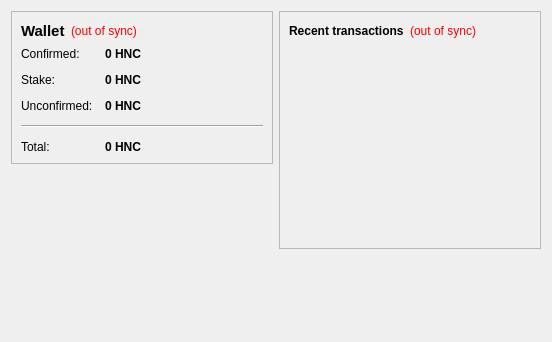
<?xml version="1.0" encoding="UTF-8"?>
<ui version="4.0">
 <class>OverviewPage</class>
 <widget class="QWidget" name="OverviewPage">
  <property name="geometry">
   <rect>
    <x>0</x>
    <y>0</y>
    <width>552</width>
    <height>342</height>
   </rect>
  </property>
  <property name="windowTitle">
   <string>Form</string>
  </property>
  <layout class="QHBoxLayout" name="horizontalLayout" stretch="1,1">
   <item>
    <layout class="QVBoxLayout" name="verticalLayout_2">
     <item>
      <widget class="QFrame" name="frame">
       <property name="frameShape">
        <enum>QFrame::StyledPanel</enum>
       </property>
       <property name="frameShadow">
        <enum>QFrame::Raised</enum>
       </property>
       <layout class="QVBoxLayout" name="verticalLayout_4">
        <item>
         <layout class="QHBoxLayout" name="horizontalLayout_4">
          <item>
           <widget class="QLabel" name="label_5">
            <property name="font">
             <font>
              <pointsize>11</pointsize>
              <weight>75</weight>
              <bold>true</bold>
             </font>
            </property>
            <property name="text">
             <string>Wallet</string>
            </property>
           </widget>
          </item>
          <item>
           <widget class="QLabel" name="labelWalletStatus">
            <property name="toolTip">
             <string>The displayed information may be out of date. Your wallet automatically synchronizes with the Huangcoin network after a connection is established, but this process has not completed yet.</string>
            </property>
            <property name="styleSheet">
             <string notr="true">QLabel { color: red; }</string>
            </property>
            <property name="text">
             <string notr="true">(out of sync)</string>
            </property>
            <property name="alignment">
             <set>Qt::AlignLeading|Qt::AlignLeft|Qt::AlignVCenter</set>
            </property>
           </widget>
          </item>
          <item>
           <spacer name="horizontalSpacer_2">
            <property name="orientation">
             <enum>Qt::Horizontal</enum>
            </property>
            <property name="sizeHint" stdset="0">
             <size>
              <width>40</width>
              <height>20</height>
             </size>
            </property>
           </spacer>
          </item>
         </layout>
        </item>
        <item>
         <layout class="QFormLayout" name="formLayout_2">
          <property name="fieldGrowthPolicy">
           <enum>QFormLayout::AllNonFixedFieldsGrow</enum>
          </property>
          <property name="horizontalSpacing">
           <number>12</number>
          </property>
          <property name="verticalSpacing">
           <number>12</number>
          </property>
          <item row="0" column="0">
           <widget class="QLabel" name="label">
            <property name="text">
             <string>Confirmed:</string>
            </property>
           </widget>
          </item>
          <item row="0" column="1">
           <widget class="QLabel" name="labelBalance">
            <property name="font">
             <font>
              <weight>75</weight>
              <bold>true</bold>
             </font>
            </property>
            <property name="cursor">
             <cursorShape>IBeamCursor</cursorShape>
            </property>
            <property name="toolTip">
             <string>Your current spendable balance</string>
            </property>
            <property name="text">
             <string notr="true">0 HNC</string>
            </property>
            <property name="textInteractionFlags">
             <set>Qt::LinksAccessibleByMouse|Qt::TextSelectableByKeyboard|Qt::TextSelectableByMouse</set>
            </property>
           </widget>
          </item>
          <item row="1" column="0">
           <widget class="QLabel" name="label_6">
            <property name="text">
             <string>Stake:</string>
            </property>
           </widget>
          </item>
          <item row="1" column="1">
           <widget class="QLabel" name="labelStake">
            <property name="font">
             <font>
              <weight>75</weight>
              <bold>true</bold>
             </font>
            </property>
            <property name="cursor">
             <cursorShape>IBeamCursor</cursorShape>
            </property>
            <property name="toolTip">
             <string>Your current stake</string>
            </property>
            <property name="text">
             <string notr="true">0 HNC</string>
            </property>
            <property name="textInteractionFlags">
             <set>Qt::LinksAccessibleByMouse|Qt::TextSelectableByKeyboard|Qt::TextSelectableByMouse</set>
            </property>
           </widget>
          </item>

          <item row="2" column="0">
           <widget class="QLabel" name="label_3">
            <property name="text">
             <string>Unconfirmed:</string>
            </property>
           </widget>
          </item>
          <item row="2" column="1">
           <widget class="QLabel" name="labelUnconfirmed">
            <property name="font">
             <font>
              <weight>75</weight>
              <bold>true</bold>
             </font>
            </property>
            <property name="cursor">
             <cursorShape>IBeamCursor</cursorShape>
            </property>
            <property name="toolTip">
             <string>Total of transactions that have yet to be confirmed, and do not yet count toward the spendable balance</string>
            </property>
            <property name="text">
             <string notr="true">0 HNC</string>
            </property>
            <property name="textInteractionFlags">
             <set>Qt::LinksAccessibleByMouse|Qt::TextSelectableByKeyboard|Qt::TextSelectableByMouse</set>
            </property>
           </widget>
          </item>
          <item row="4" column="0">
           <widget class="QLabel" name="labelTotalText">
            <property name="text">
             <string>Total:</string>
            </property>
           </widget>
          </item>
          <item row="4" column="1">
           <widget class="QLabel" name="labelTotal">
            <property name="font">
             <font>
              <weight>75</weight>
              <bold>true</bold>
             </font>
            </property>
            <property name="cursor">
             <cursorShape>IBeamCursor</cursorShape>
            </property>
            <property name="toolTip">
             <string>Your current total balance</string>
            </property>
            <property name="text">
             <string notr="true">0 HNC</string>
            </property>
            <property name="textInteractionFlags">
             <set>Qt::LinksAccessibleByMouse|Qt::TextSelectableByKeyboard|Qt::TextSelectableByMouse</set>
            </property>
           </widget>
          </item>
          <item row="3" column="0" colspan="2">
           <widget class="Line" name="line">
            <property name="orientation">
             <enum>Qt::Horizontal</enum>
            </property>
           </widget>
          </item>
         </layout>
        </item>
       </layout>
      </widget>
     </item>
     <item>
      <spacer name="verticalSpacer">
       <property name="orientation">
        <enum>Qt::Vertical</enum>
       </property>
       <property name="sizeHint" stdset="0">
        <size>
         <width>20</width>
         <height>40</height>
        </size>
       </property>
      </spacer>
     </item>
    </layout>
   </item>
   <item>
    <layout class="QVBoxLayout" name="verticalLayout_3">
     <item>
      <widget class="QFrame" name="frame_2">
       <property name="frameShape">
        <enum>QFrame::StyledPanel</enum>
       </property>
       <property name="frameShadow">
        <enum>QFrame::Raised</enum>
       </property>
       <layout class="QVBoxLayout" name="verticalLayout">
        <item>
         <layout class="QHBoxLayout" name="horizontalLayout_2">
          <item>
           <widget class="QLabel" name="label_4">
            <property name="text">
             <string>&lt;b&gt;Recent transactions&lt;/b&gt;</string>
            </property>
           </widget>
          </item>
          <item>
           <widget class="QLabel" name="labelTransactionsStatus">
            <property name="toolTip">
             <string>The displayed information may be out of date. Your wallet automatically synchronizes with the Huangcoin network after a connection is established, but this process has not completed yet.</string>
            </property>
            <property name="styleSheet">
             <string notr="true">QLabel { color: red; }</string>
            </property>
            <property name="text">
             <string notr="true">(out of sync)</string>
            </property>
            <property name="alignment">
             <set>Qt::AlignRight|Qt::AlignTrailing|Qt::AlignVCenter</set>
            </property>
           </widget>
          </item>
          <item>
           <spacer name="horizontalSpacer">
            <property name="orientation">
             <enum>Qt::Horizontal</enum>
            </property>
            <property name="sizeHint" stdset="0">
             <size>
              <width>40</width>
              <height>20</height>
             </size>
            </property>
           </spacer>
          </item>
         </layout>
        </item>
        <item>
         <widget class="QListView" name="listTransactions">
          <property name="styleSheet">
           <string notr="true">QListView { background: transparent; }</string>
          </property>
          <property name="frameShape">
           <enum>QFrame::NoFrame</enum>
          </property>
          <property name="verticalScrollBarPolicy">
           <enum>Qt::ScrollBarAlwaysOff</enum>
          </property>
          <property name="horizontalScrollBarPolicy">
           <enum>Qt::ScrollBarAlwaysOff</enum>
          </property>
          <property name="selectionMode">
           <enum>QAbstractItemView::NoSelection</enum>
          </property>
         </widget>
        </item>
       </layout>
      </widget>
     </item>
     <item>
      <spacer name="verticalSpacer_2">
       <property name="orientation">
        <enum>Qt::Vertical</enum>
       </property>
       <property name="sizeHint" stdset="0">
        <size>
         <width>20</width>
         <height>40</height>
        </size>
       </property>
      </spacer>
     </item>
    </layout>
   </item>
  </layout>
 </widget>
 <resources/>
 <connections/>
</ui>
